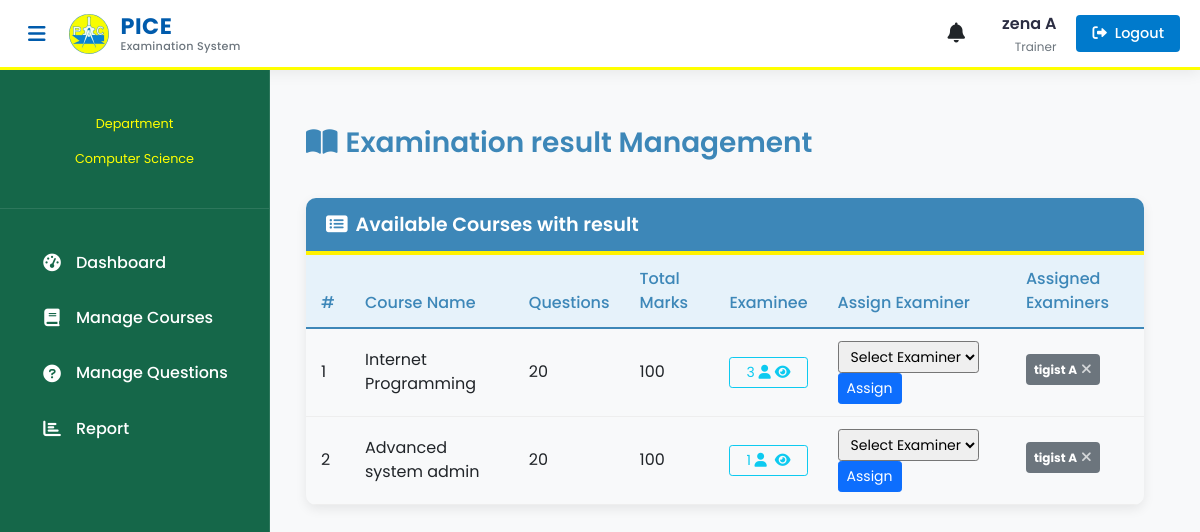
/teacher/teacher-view-exam (signed in), run on the app's committed database.
### teacher/models.py (models this page shows, shortened)
class Teacher(models.Model):
    user = models.OneToOneField(User, on_delete=models.CASCADE)
    address = models.CharField(max_length=40)
    mobile = models.CharField(max_length=20, null=False)
    status = models.BooleanField(default=True)
    salary = models.PositiveIntegerField(null=True)
    department = models.ForeignKey(
        'exam.Department',
        on_delete=models.SET_NULL,
        null=True,
        blank=False,
        related_name='teachers'
    )

### exam/models.py (models this page shows, shortened)
class Department(models.Model):
   department_name = models.CharField(max_length=100, unique=True)
   def __str__(self):
        return self.department_name

class Course(models.Model):
    course_name = models.CharField(max_length=50)
    question_number = models.PositiveIntegerField()
    total_marks = models.PositiveIntegerField(default=100)
    given_time = models.PositiveIntegerField(default=60)
    department = models.ForeignKey(Department, on_delete=models.CASCADE, related_name='course_set')
    examiners = models.ManyToManyField(Examiner, blank=True, related_name='courses')
    is_seen = models.BooleanField(default=False)

### examiner/models.py (models this page shows, shortened)
class Examiner(models.Model):
    user = models.OneToOneField(User, on_delete=models.CASCADE)
    address = models.CharField(max_length=40)
    mobile = models.CharField(max_length=20, null=False)
    department = models.ForeignKey(
        'exam.Department',
        on_delete=models.SET_NULL,
        null=True,
        blank=False,
        related_name='examiners'
    )
    @property
    def get_name(self):
        return self.user.first_name+" "+self.user.last_name

### teacher/views.py (the view, shortened to what this page needs)
# urls.py: path('teacher-view-exam', views.teacher_view_exam_view,name='teacher-view-exam'),
@login_required(login_url='teacher:teacherlogin')
@user_passes_test(is_teacher)
def teacher_view_exam_view(request):
    department = get_teacher_department(request)
    courses = QMODEL.Course.objects.filter(department=department).prefetch_related('examiners')
    examiners = EMODEL.Examiner.objects.filter(department=department)
    context = {
        'examiners': examiners,
        'courses': courses,
    }
    return render(request, 'teacher/teacher_view_exam.html', context)

### teacher/views.py (called while the page is built)
def get_teacher_department(request):
    teacher = get_object_or_404(models.Teacher, user=request.user)
    return teacher.department

def is_teacher(user):
    return user.groups.filter(name='TEACHER').exists()

### templates/teacher/teacher_view_exam.html (shortened to what this page needs)
{% extends 'teacher/teacherbase.html' %}
{% load static %}
{% block content %}
<head>
  <link href="https://cdn.jsdelivr.net/npm/bootstrap@5.1.3/dist/css/bootstrap.min.css" rel="stylesheet">
  <link rel="stylesheet" href="https://cdnjs.cloudflare.com/ajax/libs/font-awesome/6.0.0/css/all.min.css">
</head>
<div class="container">
  <div class="d-flex justify-content-between align-items-center">
    <h3 class="mt-4" style="color: var(--primary-blue); font-weight: 600;">
      <i class="fas fa-book-open me-2"></i>Examination result Management
    </h3>
  </div>
  <div class="dashboard-card">
    <div class="card-header">
      <h6 class="card-title"><i class="fas fa-list-alt me-2"></i>Available Courses with result</h6>
    </div>
    <div class="table-responsive">
      <table class="table table-hover">
        <thead>
          <tr>
            <th>#</th>
            <th>Course Name</th>
            <th>Questions</th>
            <th>Total Marks</th>
            <th>Examinee</th>
            <th>Assign Examiner</th>
            <th>Assigned Examiners</th>
          </tr>
        </thead>
        <tbody>
          {% if courses %}
            {% for t in courses %}
            <tr>
              <td>{{ forloop.counter }}</td>
              <td>{{ t.course_name }}</td>
              <td>{{ t.question_number }}</td>
              <td>{{ t.total_marks }}</td>
              <td>
                <a href="{% url 'teacher:teacher-view-examinee' t.id %}"
                  class="btn btn-outline-info btn-sm d-flex justify-content-between align-items-center px-3">
                  <span>{{ t.result_set.count }} <i class="fas fa-user"></i></span>
                  <i class="fas fa-eye"></i>
                </a>
              </td>
             <td>
              <form method="post" action="{% url 'teacher:teacher-view-exam' %}">
                  <select name="examiner_id" class="form-select-sm">
                      <option value="">Select Examiner</option>
                  </select>
                  <button type="submit" name="action" value="assign" class="btn btn-sm btn-primary">Assign</button>
              </form>
          </td>
          <td>
              {% for examiner in t.examiners.all %}
                  <span class="badge bg-secondary">
                      {{ examiner.get_name }}
                      <form method="post" action="{% url 'teacher:teacher-view-exam' %}" style="display: inline;">
                          <button type="submit" name="action" value="remove" class="btn btn-sm btn-link p-0" style="color: white;">
                              <i class="fas fa-times"></i>
                          </button>
                      </form>
                  </span>
              {% empty %}
                  <span class="text-muted">Not assigned</span>
              {% endfor %}
          </td>
            </tr>
            {% endfor %}
          {% endif %}
        </tbody>
      </table>
    </div>
  </div>
</div>
{% endblock content %}

### templates/teacher/teacherbase.html (shortened to what this page needs)
<!DOCTYPE html>
{% load static %}
<html lang="en">
<head>
    <link href="https://cdn.jsdelivr.net/npm/bootstrap@5.3.0/dist/css/bootstrap.min.css" rel="stylesheet">
    <link rel="stylesheet" href="https://cdnjs.cloudflare.com/ajax/libs/font-awesome/6.4.0/css/all.min.css">
</head>
<body>
    <header class="admin-header">
        <div class="header-container">
            <div class="header-left">
                <button class="sidebar-toggle" id="sidebarToggle">
                    <i class="fas fa-bars"></i>
                </button>
                <div class="brand-logo">
                    <img src="{% static 'image/logo.jpg' %}" alt="PICE Logo" class="header-logo">
                    <div class="logo-text">
                        <span class="logo-main">PICE</span>
                        <span class="logo-sub">Examination System</span>
                    </div>
                </div>
            </div>
            <div class="header-right">
                <div class="header-right">
                    <div class="dropdown me-3">
                        <button class="btn btn-link text-dark p-0 position-relative" type="button" id="notificationDropdown" data-bs-toggle="dropdown" aria-expanded="false">
                            <i class="fas fa-bell fa-lg"></i>
                        </button>
                    </div>
                <div class="user-profile">
                    <span class="username">{{request.user.first_name}} {{request.user.last_name}}</span>
                    <div class="user-role">Trainer</div>
                </div>
                <a href="/logout" class="logout-btn">
                    <i class="fas fa-sign-out-alt"></i>
                    <span class="logout-text">Logout</span>
                </a>
            </div>
        </div>
    </header>
    <aside class="admin-sidebar">
        <div class="profile-section">
            <p class="profile-role">Department</p>
            <p class="profile-role">{{ request.user.teacher.department }}</p>
        </div>
        <nav class="sidebar-menu">
            <div class="menu-container">
                <a href="/teacher/teacher-dashboard" class="menu-item {% if request.path == '/teacher/teacher-dashboard' %}active{% endif %}">
                    <i class="fas fa-tachometer-alt"></i>
                    <span>Dashboard</span>
                </a>
                <a href="/teacher/teacher-exam" class="menu-item {% if request.path == '/teacher/teacher-exam' %}active{% endif %}">
                    <i class="fas fa-book"></i>
                    <span>Manage Courses</span>
                </a>
                <a href="/teacher/teacher-question" class="menu-item {% if request.path == '/teacher/teacher-question' %}active{% endif %}">
                    <i class="fas fa-question-circle"></i>
                    <span>Manage Questions</span>
                </a>
                <a href="/teacher/teacher-report" class="menu-item {% if request.path == '/teacher/teacher-report' %}active{% endif %}">
                    <i class="fas fa-chart-bar"></i>
                    <span>Report</span>
                </a>
            </div>
        </nav>
    </aside>
    <main class="admin-content">
        {% block content %}
        {% endblock content %}
    </main>
</body>
</html>

### templates/teacher/teacherbase.html (style rules this page uses)
:root { --yellow-primary: #FFFF00; --blue-primary: #007ACC; --blue-dark: #005BAC; --sidebar-color: #156749; --content-bg: #FFFFFF; --card-bg: #F8F9FA; --text-light: #FFFFFF; --text-dark: #2B2D42; --text-muted: #6C757D; --border-radius: 8px; --transition: all 0.3s cubic-bezier(0.25, 0.8, 0.25, 1); }
body { font-family: 'Segoe UI', system-ui, -apple-system, sans-serif; background-color: var(--content-bg); color: var(--text-dark); overflow-x: hidden; }
.admin-header { background: #FFFFFF; height: 70px; position: fixed; top: 0; left: 0; right: 0; z-index: 1000; box-shadow: 0 2px 15px rgba(0, 0, 0, 0.08); border-bottom: 3px solid var(--yellow-primary); display: flex; align-items: center; padding: 0 20px; }
.header-container { width: 100%; display: flex; justify-content: space-between; align-items: center; }
.header-left { display: flex; align-items: center; gap: 15px; }
.header-right { display: flex; align-items: center; gap: 20px; }
.sidebar-toggle { background: none; border: none; color: var(--blue-dark); font-size: 1.25rem; cursor: pointer; padding: 8px; border-radius: 4px; transition: var(--transition); }
.brand-logo { display: flex; align-items: center; gap: 12px; }
.header-logo { height: 40px; width: 40px; object-fit: contain; border-radius: 4px; }
.logo-text { display: flex; flex-direction: column; line-height: 1.2; }
.logo-main { font-weight: 700; font-size: 1.4rem; color: var(--blue-dark); letter-spacing: 0.5px; }
.logo-sub { font-size: 0.7rem; color: var(--text-muted); font-weight: 500; letter-spacing: 0.3px; }
.user-profile { text-align: right; }
.username { font-weight: 600; color: var(--text-dark); display: block; }
.user-role { font-size: 0.75rem; color: var(--text-muted); margin-top: 2px; }
.admin-sidebar { width: 270px; height: 100vh; position: fixed; top: 70px; left: 0; background: var(--sidebar-color); color: var(--text-light); transition: var(--transition); z-index: 1020; overflow-y: auto; border-right: 1px solid rgba(255, 255, 255, 0.1); padding-top: 1rem; }
.profile-section { padding: 1.5rem 1rem; text-align: center; border-bottom: 1px solid rgba(255, 255, 255, 0.1); margin-bottom: 0.5rem; }
.profile-role { font-size: 0.8rem; color: var(--yellow-primary); margin-top: 0.25rem; }
.sidebar-menu { padding: 1rem 0; }
.menu-item { display: flex; align-items: center; padding: 0.85rem 1.5rem; color: var(--text-light); text-decoration: none; transition: var(--transition); margin: 0.25rem 1rem; border-radius: var(--border-radius); font-weight: 500; gap: 0.75rem; }
.menu-item i { width: 24px; text-align: center; font-size: 1.1rem; }
.admin-content { margin-left: 250px; margin-top: 70px; padding: 2rem; min-height: calc(100vh - 70px); transition: var(--transition); background-color: var(--card-bg); }
.logout-btn { background: var(--blue-primary); color: white; border: none; padding: 8px 16px; border-radius: 4px; font-weight: 500; font-size: 0.9rem; text-decoration: none; display: flex; align-items: center; gap: 8px; transition: var(--transition); }
.logout-text { display: inline-block; }

### templates/teacher/teacher_view_exam.html (style rules this page uses)
:root { --primary-blue: #3d87b8; --primary-yellow: #FFF200; --light-blue: #E6F2FA; --dark-blue: #005A9C; }
body { font-family: 'Poppins', sans-serif; background-color: #f8f9fa; }
.badge { margin-right: 5px; margin-bottom: 5px; }
.form-select-sm { display: inline-block; width: auto; }
.dashboard-card { border: none; border-radius: 10px; box-shadow: 0 4px 12px rgba(0, 0, 0, 0.08); overflow: hidden; margin-top: 30px; }
.card-header { background-color: var(--primary-blue); color: white; border-radius: 0 !important; padding: 15px 20px; border-bottom: 4px solid var(--primary-yellow); }
.card-title { font-weight: 600; margin: 0; font-size: 1.2rem; }
.table { margin-bottom: 0; }
.table thead th { background-color: var(--light-blue); color: var(--primary-blue); font-weight: 500; border-bottom: 2px solid var(--primary-blue); padding: 12px 15px; }
.table tbody td { padding: 12px 15px; vertical-align: middle; border-bottom: 1px solid #eee; }
.badge .btn-link { opacity: 0.7; margin-left: 4px; }
.badge { margin-right: 5px; margin-bottom: 5px; padding: 4px 8px; display: inline-flex; align-items: center; }

### data on the page
Course: course_name "Internet Programming", question_number "20", total_marks "100", result_set.count "3"
Examiner: get_name "tigist A"
Course: course_name "Advanced system admin", question_number "20", total_marks "100", result_set.count "1"

### other printed values
{{ request.user.first_name }} "zena"
{{ request.user.last_name }} "A"
{{ request.user.teacher.department }} "Computer Science"
